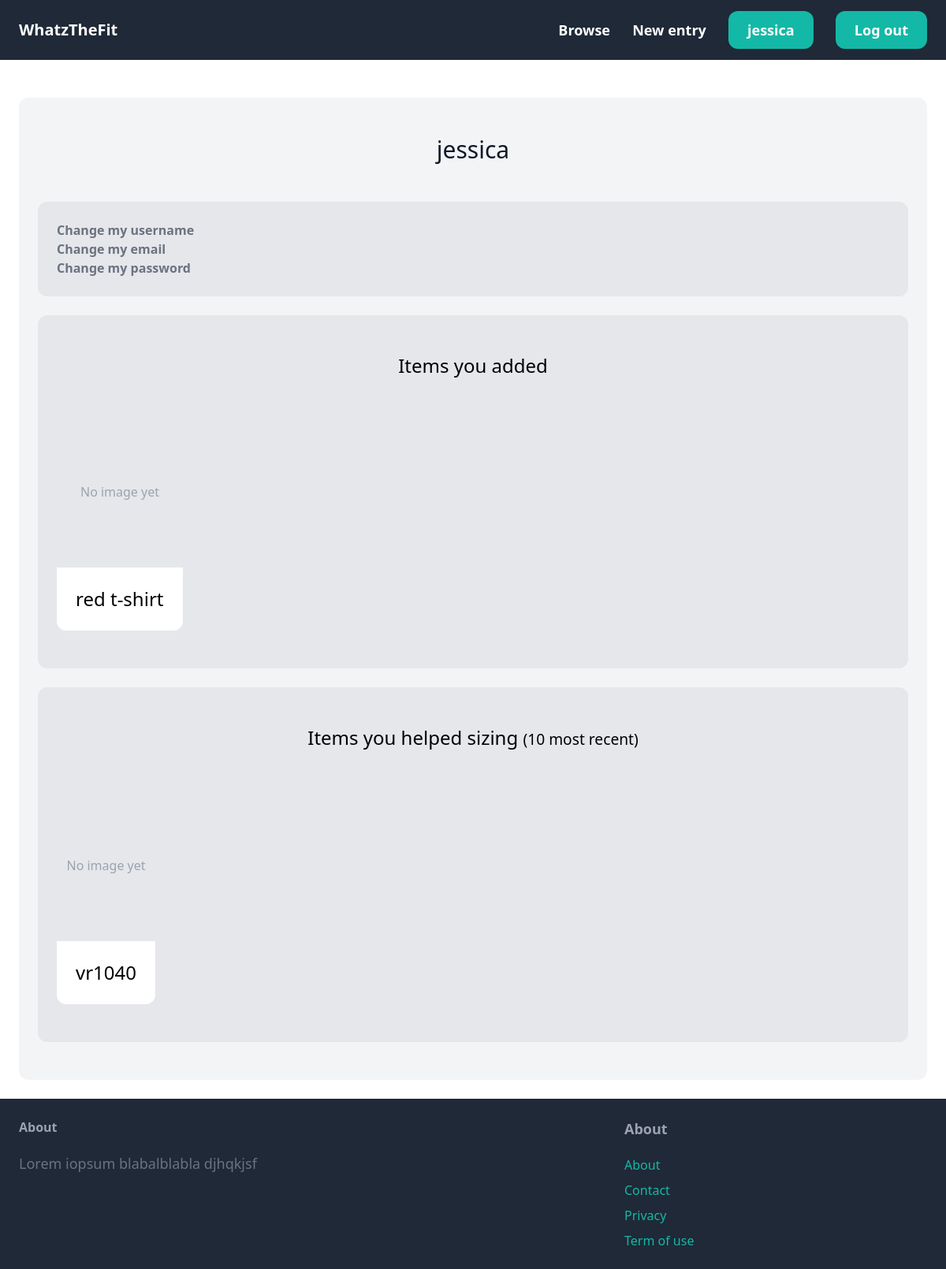
Screenshot of /account/ (signed in) with the database file from the repository.
### items/models.py (models this page shows, shortened)
class Item(models.Model):
    name = models.CharField(max_length=300)
    details = models.TextField(blank=True, null=True)
    created_by = models.ForeignKey(User, related_name="user_items", on_delete=models.SET_NULL, null=True)
    created_at = models.DateTimeField(auto_now_add=True)
    category = models.ForeignKey(Category, related_name="category_items", on_delete=models.CASCADE)
    brand = models.ForeignKey(Brand, related_name = "items", on_delete=models.CASCADE)
    image = models.ImageField(upload_to="items_images", blank=True, null=True)
    body = models.ForeignKey(Body, related_name="body_items", on_delete=models.CASCADE, null=True)

### core/views.py (the view)
# urls.py: path("account/", views.account, name="account"),
@login_required(redirect_field_name="/welcome/")
def account(request):
    user_items = Item.objects.filter(created_by=request.user)
    items_with_user_posts = Item.objects.filter(item_posts__poster=request.user)
    return render(
        request,
        "core/account.html",
        {
            "items":user_items,
            "contribs":items_with_user_posts,
            "has_contribs": items_with_user_posts.exists(),
            "has_items": user_items.exists(),
        }
    )

### core/templates/core/account.html (shortened to what this page needs)
{% extends "core/base.html" %}
{% block content %}
    <div class="mt-6 px-6 py-12 bg-gray-100 rounded-xl">
        <h2 class="mb-12 text-gray-900 text-3xl text-center">{{ request.user.username }}</h2>
        <div class='p-6 bg-gray-200 rounded-xl'>
            <p class="text-gray-500"><strong>Change my username</strong></p>
            <p class="text-gray-500"><strong>Change my email</strong></p>
            <p class="text-gray-500"><strong>Change my password</strong></p>
       </div>
        <div class="mt-6 px-6 py-12 bg-gray-200 rounded-xl">
        <h2 class="mb-12 text-2xl text-center">Items you added</h2>
        <div class="overflow-x-auto ">
            <div class="flex flex-no-wrap gap-4">
                {% if not has_items %}
                    <div class="p-6 rounded-b-xl justify-center col-span-3">
                        <p class= "mb-12 text-gray-500 text-1xl text-center"><span><strong>You have yet to contribute to add an item</strong></span></p>
                    </div>
                {% else %}
                    {% for item in items %}
                        <div class="flex-shrink-0" style="width: 10rem">
                            <a href="{% url 'items:detail' item.id %}">
                                {% if item.image %}
                                    <div class="relative">
                                        <img src="{{ item.image.url }}" class="rounded-t-xl w-full object-cover" style="max-height: 20rem" alt="No image yet">
                                    </div>
                                {% else %}
                                    <div class="bg-gray-200 w-full h-48 flex items-center justify-center rounded-t-xl">
                                        <span class="text-gray-400">No image yet</span>
                                    </div>
                                {% endif %}
                                <div class="p-6 bg-white rounded-b-xl" style="width: 10rem">
                                    <h2 class="text-2xl">{{ item.name }}</h2>
                                </div>
                            </a>
                        </div>
                    {% endfor %}
                {% endif %}
            </div>
        </div>
    </div>
    <div class="mt-6 px-6 py-12 bg-gray-200 rounded-xl">
        <h2 class="mb-12 text-2xl text-center">Items you helped sizing <small>(10 most recent)</small></h2>
        <div class="overflow-x-auto ">
            <div class="flex flex-no-wrap gap-4">
                {% if not has_contribs %}
                    <div class="p-6 rounded-b-xl justify-center col-span-3">
                        <p class= "mb-12 text-gray-500 text-1xl text-center"><span><strong>You have yet to contribute to sizings</strong></p>
                    </div>
                {% else %}
                    {% for item in contribs  %}
                        <div>
                            <a href="{% url 'items:detail' item.id %}">
                                {% if item.image %}
                                    <img src="{{item.image.url}}" class="rounded-t-xl" alt="No image yet">
                                {% else %}
                                    <div class="bg-gray-200 w-full h-48 flex items-center justify-center rounded-t-xl">
                                        <span class="text-gray-400">No image yet</span>
                                    </div>
                                {% endif %}
                                <div class="p-6 bg-white rounded-b-xl">
                                    <h2 class="text-2xl">{{item.name}}</h2>
                                </div>
                            </a>
                        </div>
                    {% endfor %}
                {% endif %}
            </div>
        </div>
    </div>
    </div>
{% endblock content %}

### core/templates/core/base.html (shortened to what this page needs)
<!DOCTYPE html>
<html>
    <head>
        <script src="https://cdn.tailwindcss.com"></script>
        <link rel="stylesheet" href="">
    </head>
    <body>
        <nav class="py-6 px-6 bg-gray-800 flex justify-between items-center boder-b border-gray-200">
            <a href="/" class="text-xl text-white font-semibold">WhatzTheFit</a>
            <div class="space-x-6">
                <a href="/" class="text-white text-lg font-semibold hover:text-gray-500">Browse</a>
                {% if request.user.is_authenticated %}
                    <a href="{% url 'items:new' %}" class="text-white text-lg font-semibold hover:text-gray-500 ">New entry</a>
                    <a href="{% url 'core:account' %}" class="px-6 py-3 text-lg bg-teal-500 text-white font-semibold rounded-xl hover:bg-gray-500 md:text-base lg:text-lg xl:text-xl 2xl:text-2xl truncate">{{request.user.username}}</a>
                    <a href="{% url 'core:logout' %}" class="px-6 py-3 text-lg bg-teal-500 text-white font-semibold rounded-xl hover:bg-gray-500 md:text-base lg:text-lg xl:text-xl 2xl:text-2xl truncate">Log out</a>
                {% endif %}
            </div>
        </nav>
        <div class="px-6 py-6">
           {% block content %}
           {% endblock content %}
        </div>
        <footer class="py-6 px-6 flex justify-between bg-gray-800">
            <div class="w-2/3 pr-10">
                <h3 class="mb-5 font-semibold text-gray-400">About</h3>
                <p class="text-lg text-gray-500">Lorem iopsum blabalblabla djhqkjsf</p>
            </div>
            <div class="w-1/3">
                <h3 class="mb-5 text-lg font-bold text-gray-400">About</h3>
                <ul class="space-y-2">
                    <li><a href="/" class=" text-teal-500 hover:text-teal-700">About</a></li>
                    <li><a href="/" class=" text-teal-500 hover:text-teal-700">Contact</a></li>
                    <li><a href="/" class=" text-teal-500 hover:text-teal-700">Privacy</a></li>
                    <li><a href="/" class=" text-teal-500 hover:text-teal-700">Term of use</a></li>
                </ul>
            </div>
        </footer>
    </body>
</html>

### rows the page displays
Item: image "No image yet", name "red t-shirt"
Item: image "No image yet", name "vr1040"

### other values shown
{{ request.user.username }} "jessica"
